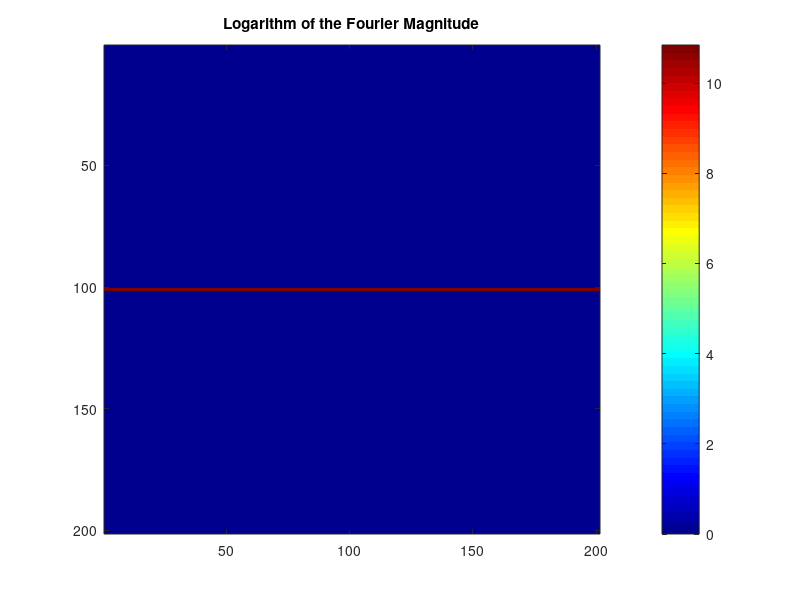

Write MATLAB code to recreate this figure.
image = zeros(201, 201);
image(:, 101) = 255;

F = fft2(image);

F_shifted = fftshift(F);

log_magnitude = log(abs(F_shifted) + 1);

figure;
imagesc(log_magnitude);
colormap('jet');
colorbar;
title('Logarithm of the Fourier Magnitude');
